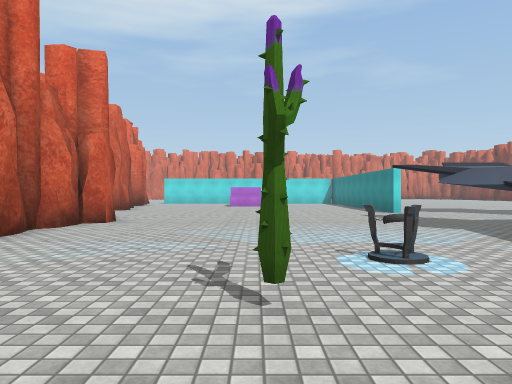
view 1 (above)

24 first-person views from a walk through a Unity game level. The camera is 1.4 m above the floor, looks level and sees 70° across. The floor is counted in squares, 2 m on a side. Each view is taken from the middle of a square. On the plan, view 1 faces up. The plan holds only what a view shows up to about 11 squares ahead; the rest is blank. The place goes on beyond the plan. The player is left out. Some animated figures are left out. Door leaves are left out, so doorways stand open. Some surface patterns are stand-ins.

view 2
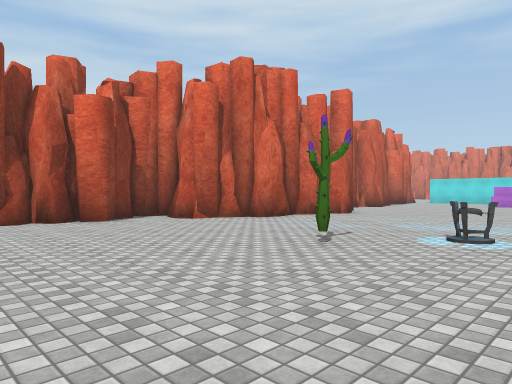

view 3
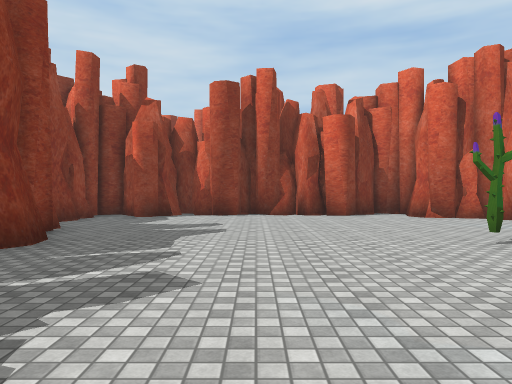

view 4
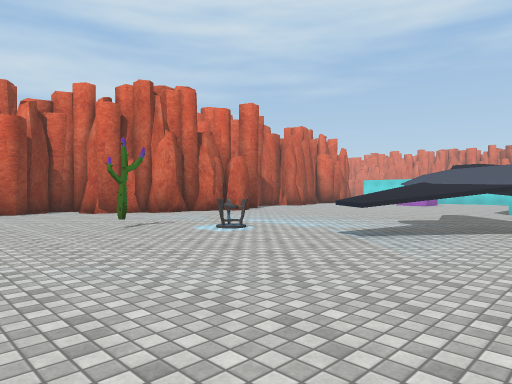

view 5
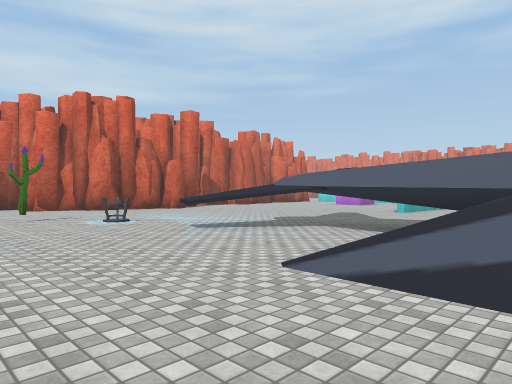

view 6
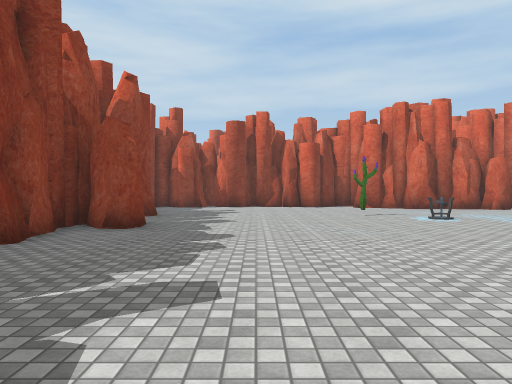

view 7
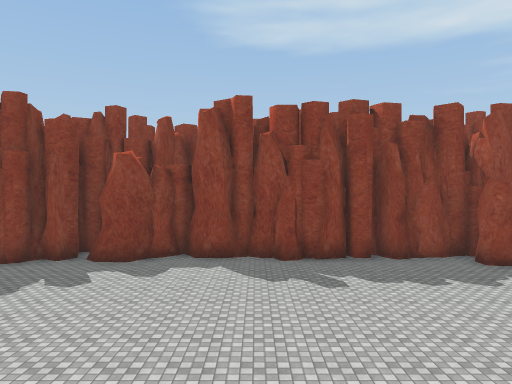

view 8
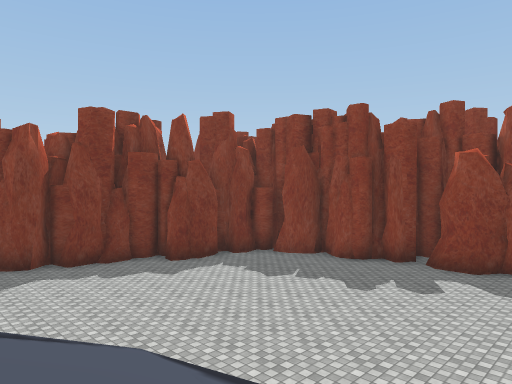

view 9
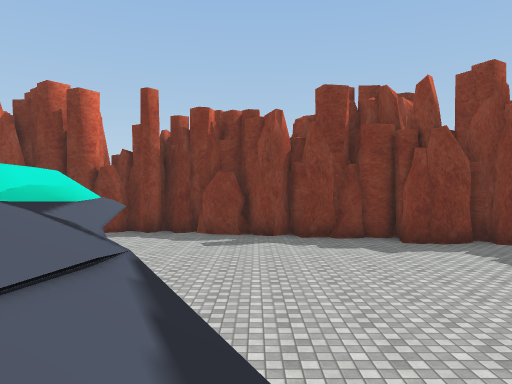

view 10
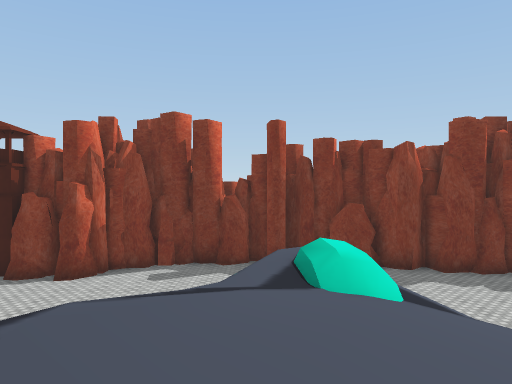

view 11
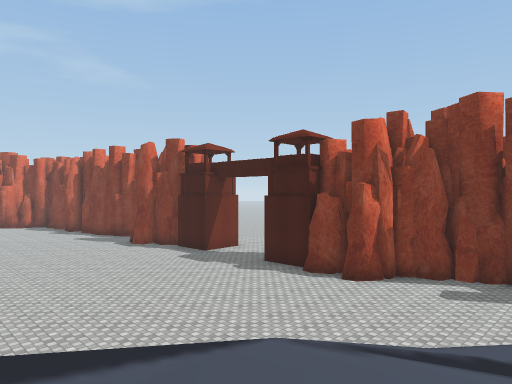

view 12
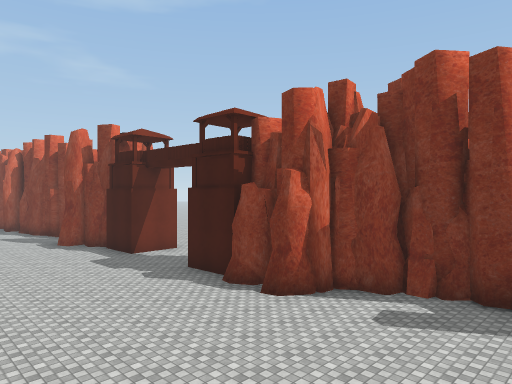

view 13
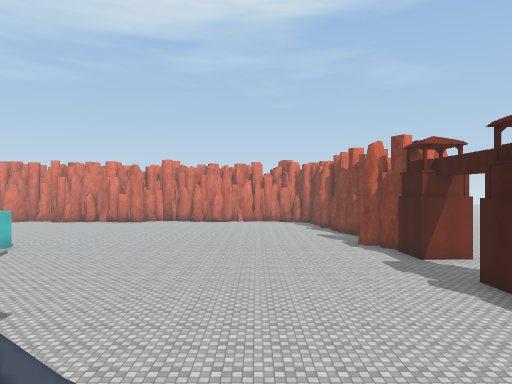

view 14
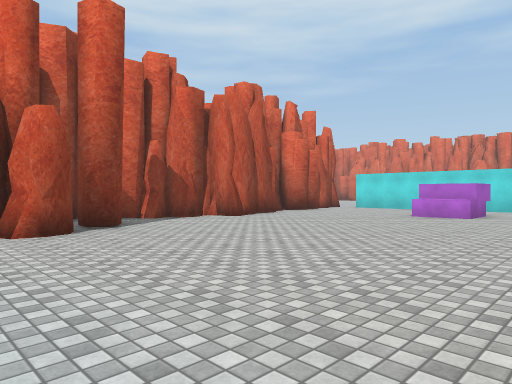

view 15
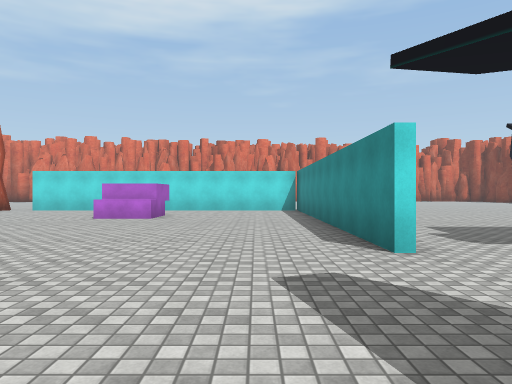

view 16
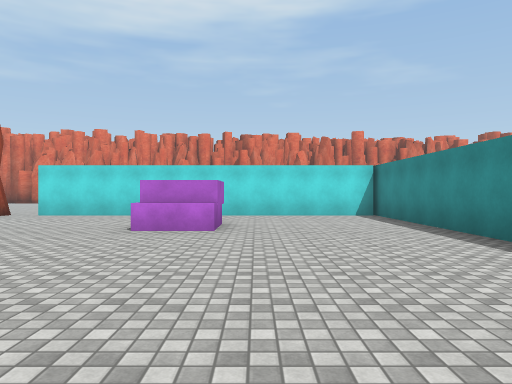

view 17
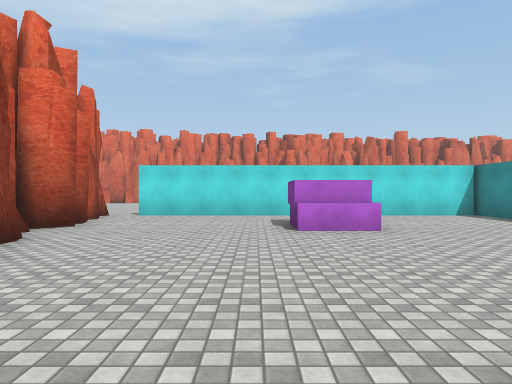

view 18
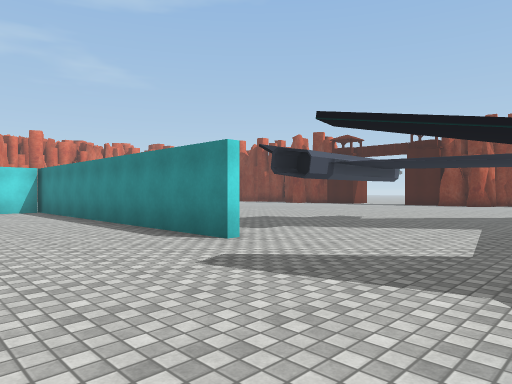

view 19
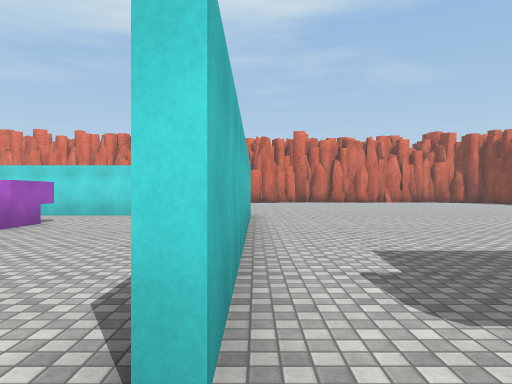

view 20
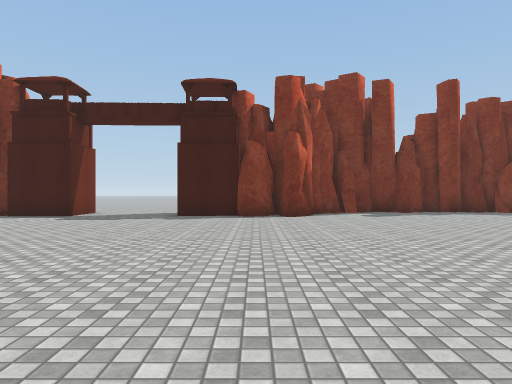

view 21
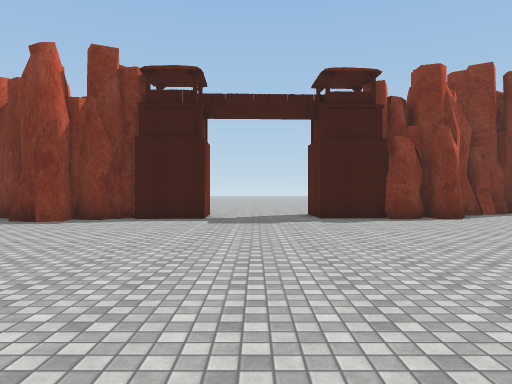

view 22
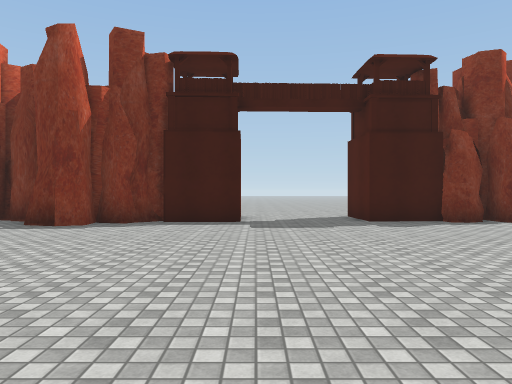

view 23
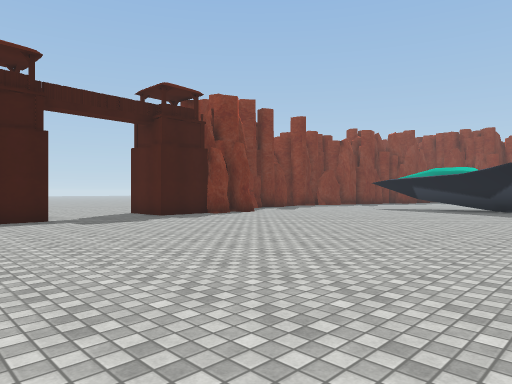

view 24
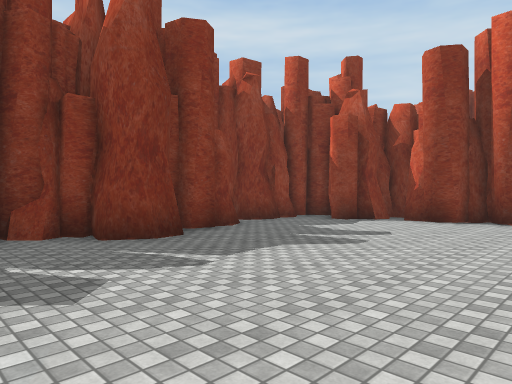

### Floor plan
Key: @ floor where view 1 was taken; # wall or solid block; . main floor; : floor 0.25 m higher than the main floor; + floor 3 m higher than the main floor; / step, stairs or slope; D open door; v drop or lower ground; O other object.
Columns run from 7 left of view 1 to 22 right of it. Each row starts with its distance up from view 1.
 22 #.###########......... ....##
 21 #...........#...............#
 20 ##..........#...............##
 19  #....##....#...............D.
 18 ##....##....#...............D.
 17  #..........#...............D.
 16  #..........#...............##
 15  # .........#...............#
 14  ##.........#...............#
 13  #..........#...............##
 12  #...........................#
 11  #............................
 10 ####.........................#
  9    #.............  ...  .....#
  8    #........./    ++////......
  7    #.......//////  ////// ....
  6   ##....... /////// /// ......
  5   #........v/.../  ///.......#
  4 ###.....OO.#..../ //.........#
  3 #..............///  .........#
  2 ##.....O....................##
  1 ##..........................#
  0 ##.....@...................##
 -1 ##.........................##
 -2 ##.........................##
 -3 #.........................
 -4 ##.....:..##.........#.##
 -5  #...###################
 -6  #####   #            #

Positions as (right, up) in squares from view 1, and headings:
1: (0, 0), facing up
2: (3, -2), facing up-left
3: (5, -1), facing left
4: (7, -1), facing up-left
5: (10, 0), facing up-left
6: (11, -1), facing left
7: (10, 6), facing down
8: (11, 6), facing down-right
9: (11, 4), facing right
10: (11, 8), facing right
11: (12, 8), facing up-right
12: (15, 8), facing up-right
13: (15, 7), facing up
14: (3, 7), facing up-left
15: (3, 8), facing up
16: (1, 11), facing up
17: (-2, 11), facing up
18: (1, 8), facing up-right
19: (5, 11), facing up
20: (10, 14), facing right
21: (11, 18), facing right
22: (12, 19), facing right
23: (11, 22), facing down-right
24: (3, 1), facing down-left
